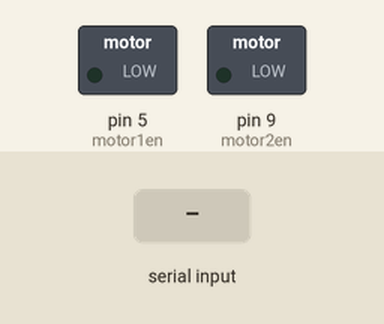
Simulated run of this sketch. Board: Arduino Uno, built with avr-gcc and run on an emulated ATmega328P. On the bench: switched loads named in the sketch (green lamp = pin HIGH). The test bench sets the inputs (shaded band). What the sketch prints to the serial monitor is not drawn.

Above: at 1.2 s.
1.3 s: "F" received over Serial
At 1.7 s:
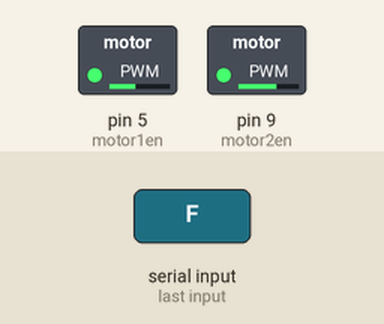
2.8 s: "B" received over Serial
At 4.0 s:
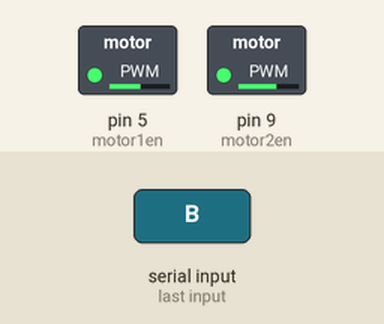
4.3 s: "S" received over Serial
At 5.3 s:
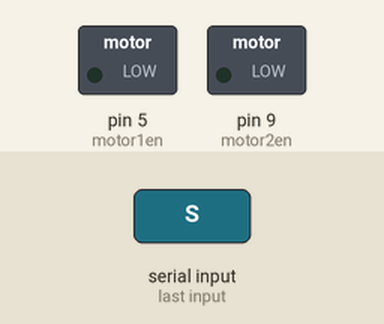
6.2 s: "L" received over Serial
At 6.8 s:
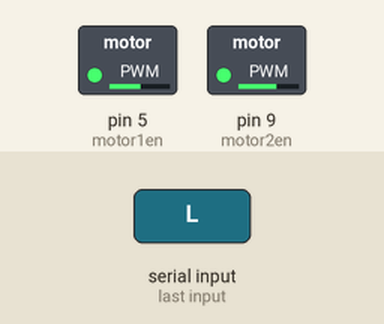
8.1 s: "R" received over Serial
At 9.4 s:
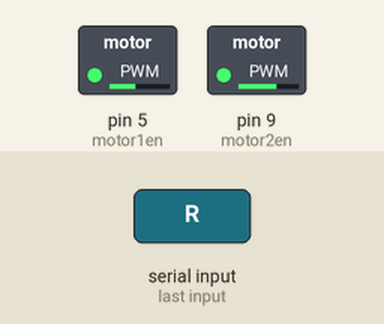
Timing chart, 0 to 11.0 s (numbered marks = the images above; inputs shaded):
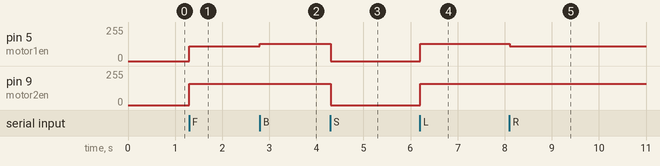

Measured:
- after the input at 1.3 s, pin 5 (motor1en): 0/255 → 110/255 at once; pin 9 (motor2en): 0/255 → 160/255 at once
- after the input at 2.8 s, pin 5 (motor1en): 110/255 → 130/255 at once
- after the input at 4.3 s, pin 5 (motor1en): 130/255 → 0/255 at once; pin 9 (motor2en): 160/255 → 0/255 at once
- after the input at 6.2 s, pin 5 (motor1en): 0/255 → 130/255 at once; pin 9 (motor2en): 0/255 → 160/255 at once
- after the input at 8.1 s, pin 5 (motor1en): 130/255 → 110/255 at once

The sketch:

3_gesture_bot_receive.ino
```cpp
int motor1Pin1 = 3;             //left motor
int motor1Pin2 = 4;
int motor2Pin1 = 11;           //right motor
int motor2Pin2 = 10;

int motor1en = 5;              //left motor enable
int motor2en = 9;              //right motor enable

int state;

void setup()
{
  Serial.begin(9600);
}

void loop()
{
  if(Serial.available() > 0)
  {
    state = Serial.read();
  }

  switch(state)
  {
  case 'F':                                   //go forward
          digitalWrite(motor1Pin1, HIGH);
          digitalWrite(motor1Pin2, LOW);
          digitalWrite(motor2Pin1, HIGH);
          digitalWrite(motor2Pin2, LOW);

          analogWrite(motor1en, 110);
          analogWrite(motor2en, 160);

          Serial.println('F');
          break;

  case 'B':                                   //go backward
          digitalWrite(motor1Pin1, LOW);
          digitalWrite(motor1Pin2, HIGH);
          digitalWrite(motor2Pin1, LOW);
          digitalWrite(motor2Pin2, HIGH);

          analogWrite(motor1en, 130);
          analogWrite(motor2en, 160);

          Serial.println('B');
          break;

  case 'L':                                    //go left
          digitalWrite(motor1Pin1, LOW);
          digitalWrite(motor1Pin2, HIGH);
          digitalWrite(motor2Pin1, HIGH);
          digitalWrite(motor2Pin2, LOW);

          analogWrite(motor1en, 130);
          analogWrite(motor2en, 160);

          Serial.println('L');
          break;

  case 'R':                                      //go right
          digitalWrite(motor1Pin1, HIGH);
          digitalWrite(motor1Pin2, LOW);
          digitalWrite(motor2Pin1, LOW);
          digitalWrite(motor2Pin2, HIGH);

          analogWrite(motor1en, 110);
          analogWrite(motor2en, 160);

          Serial.println('R');
          break;

  case 'S':                                      //stop
          digitalWrite(motor1Pin1, LOW);
          digitalWrite(motor1Pin2, LOW);
          digitalWrite(motor2Pin1, LOW);
          digitalWrite(motor2Pin2, LOW);

          analogWrite(motor1en, 0);
          analogWrite(motor2en, 0);

          Serial.println('S');
          break;
  }
}
```
